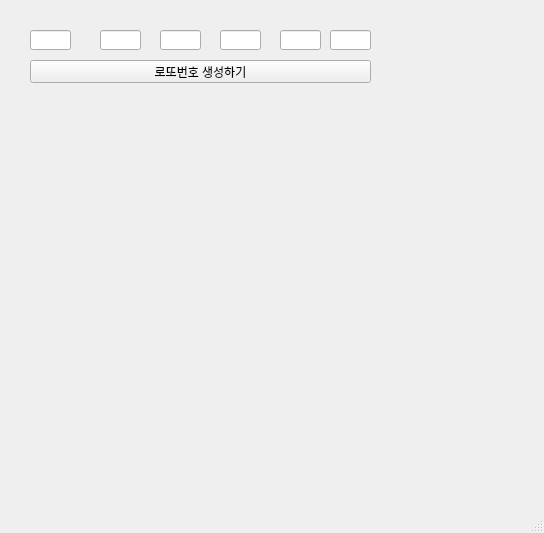
<?xml version="1.0" encoding="UTF-8"?>
<ui version="4.0">
 <class>MainWindow</class>
 <widget class="QMainWindow" name="MainWindow">
  <property name="geometry">
   <rect>
    <x>0</x>
    <y>0</y>
    <width>544</width>
    <height>533</height>
   </rect>
  </property>
  <property name="windowTitle">
   <string>MainWindow</string>
  </property>
  <widget class="QWidget" name="centralwidget">
   <widget class="QLineEdit" name="le1">
    <property name="geometry">
     <rect>
      <x>30</x>
      <y>30</y>
      <width>41</width>
      <height>20</height>
     </rect>
    </property>
   </widget>
   <widget class="QLineEdit" name="le2">
    <property name="geometry">
     <rect>
      <x>100</x>
      <y>30</y>
      <width>41</width>
      <height>20</height>
     </rect>
    </property>
   </widget>
   <widget class="QLineEdit" name="le3">
    <property name="geometry">
     <rect>
      <x>160</x>
      <y>30</y>
      <width>41</width>
      <height>20</height>
     </rect>
    </property>
   </widget>
   <widget class="QLineEdit" name="le4">
    <property name="geometry">
     <rect>
      <x>220</x>
      <y>30</y>
      <width>41</width>
      <height>20</height>
     </rect>
    </property>
   </widget>
   <widget class="QLineEdit" name="le5">
    <property name="geometry">
     <rect>
      <x>280</x>
      <y>30</y>
      <width>41</width>
      <height>20</height>
     </rect>
    </property>
   </widget>
   <widget class="QLineEdit" name="le6">
    <property name="geometry">
     <rect>
      <x>330</x>
      <y>30</y>
      <width>41</width>
      <height>20</height>
     </rect>
    </property>
   </widget>
   <widget class="QPushButton" name="pb">
    <property name="geometry">
     <rect>
      <x>30</x>
      <y>60</y>
      <width>341</width>
      <height>23</height>
     </rect>
    </property>
    <property name="text">
     <string>로또번호 생성하기</string>
    </property>
   </widget>
  </widget>
  <widget class="QMenuBar" name="menubar">
   <property name="geometry">
    <rect>
     <x>0</x>
     <y>0</y>
     <width>544</width>
     <height>21</height>
    </rect>
   </property>
  </widget>
  <widget class="QStatusBar" name="statusbar"/>
 </widget>
 <resources/>
 <connections/>
</ui>
